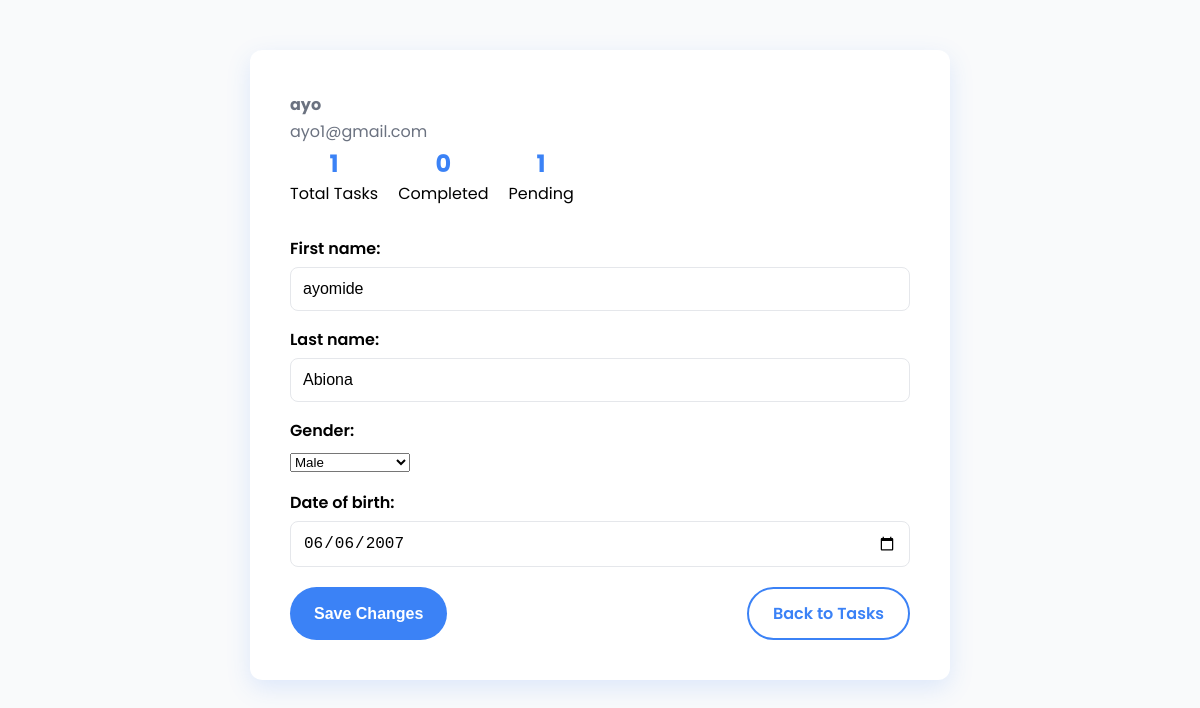
Page /profile/ (signed in) on the committed database.
### todos/models.py (models this page shows, shortened)
class CustomUser(AbstractUser):
    email = models.EmailField(unique=True)

class Profile(models.Model):
    GENDER_CHOICES = [
        ('male', 'Male'),
        ('female', 'Female'),
        ('other', 'Other'),
        ('prefer_not_to_say', 'Prefer not to say'),
    ]
    user = models.OneToOneField(settings.AUTH_USER_MODEL, on_delete=models.CASCADE, default=1)
    first_name = models.CharField(max_length=30, default='First')
    last_name = models.CharField(max_length=30, default='Last')
    created_at = models.DateTimeField(default=timezone.now)
    updated_at = models.DateTimeField(auto_now=True)
    gender = models.CharField(max_length=20, choices=GENDER_CHOICES, blank=True, null=True)
    date_of_birth = models.DateField(null=True, blank=True)

### todos/views.py (the view)
# urls.py: path('profile/', views.profile_view, name='profile'),
@login_required
def profile_view(request):
    profile, created = Profile.objects.get_or_create(user=request.user)
    todos = Todo.objects.filter(user=request.user)
    if request.method == 'POST':
        form = UserProfileForm(request.POST, request.FILES, instance=profile)
        if form.is_valid():
            form.save()
            messages.success(request, 'Profile updated successfully.')
            return redirect('profile')
    else:
        form = UserProfileForm(instance=profile)
    context = {
        'form': form,
        'profile': profile,
        'total_tasks': todos.count(),
        'completed_tasks': todos.filter(completed=True).count(),
        'pending_tasks': todos.filter(completed=False).count(),
    }
    return render(request, 'todos/profile.html', context)

### todos/forms.py
class UserProfileForm(forms.ModelForm):
    class Meta:
        model = Profile
        fields = ['first_name', 'last_name', 'gender', 'date_of_birth'] #'bio', ,  'avatar'
        widgets = {
            'date_of_birth': forms.DateInput(attrs={'type': 'date'}),
        }

### todos/templates/todos/profile.html (shortened to what this page needs)
<!DOCTYPE html>
<html lang="en">
<head>
</head>
<body>
<div class="card">
  <div class="header">
    <div>
      <strong><p class="username">{{ user.username }}</p></strong>
      <p class="email">{{ user.email }}</p>
    </div>
  </div>
  <div class="stats">
    <div class="stat">
      <b>{{ total_tasks }}</b>
      <span>Total Tasks</span>
    </div>
    <div class="stat">
      <b>{{ completed_tasks }}</b>
      <span>Completed</span>
    </div>
    <div class="stat">
      <b>{{ pending_tasks }}</b>
      <span>Pending</span>
    </div>
  </div>
<form method="POST" enctype="multipart/form-data">
  {{ form.as_p }}
  <div class="actions">
    <button type="submit" class="button">Save Changes</button>
    <a href="{% url 'home' %}" class="button">Back to Tasks</a>
  </div>
</form>
</div>
</body>
</html>

### rows in the picture
CustomUser: username "ayo", email "ayo1@gmail.com"
Profile: first_name "ayomide", last_name "Abiona", gender "Male", date_of_birth "06/06/2007"

### other values in the picture
{{ total_tasks }} "1"
{{ completed_tasks }} "0"
{{ pending_tasks }} "1"
